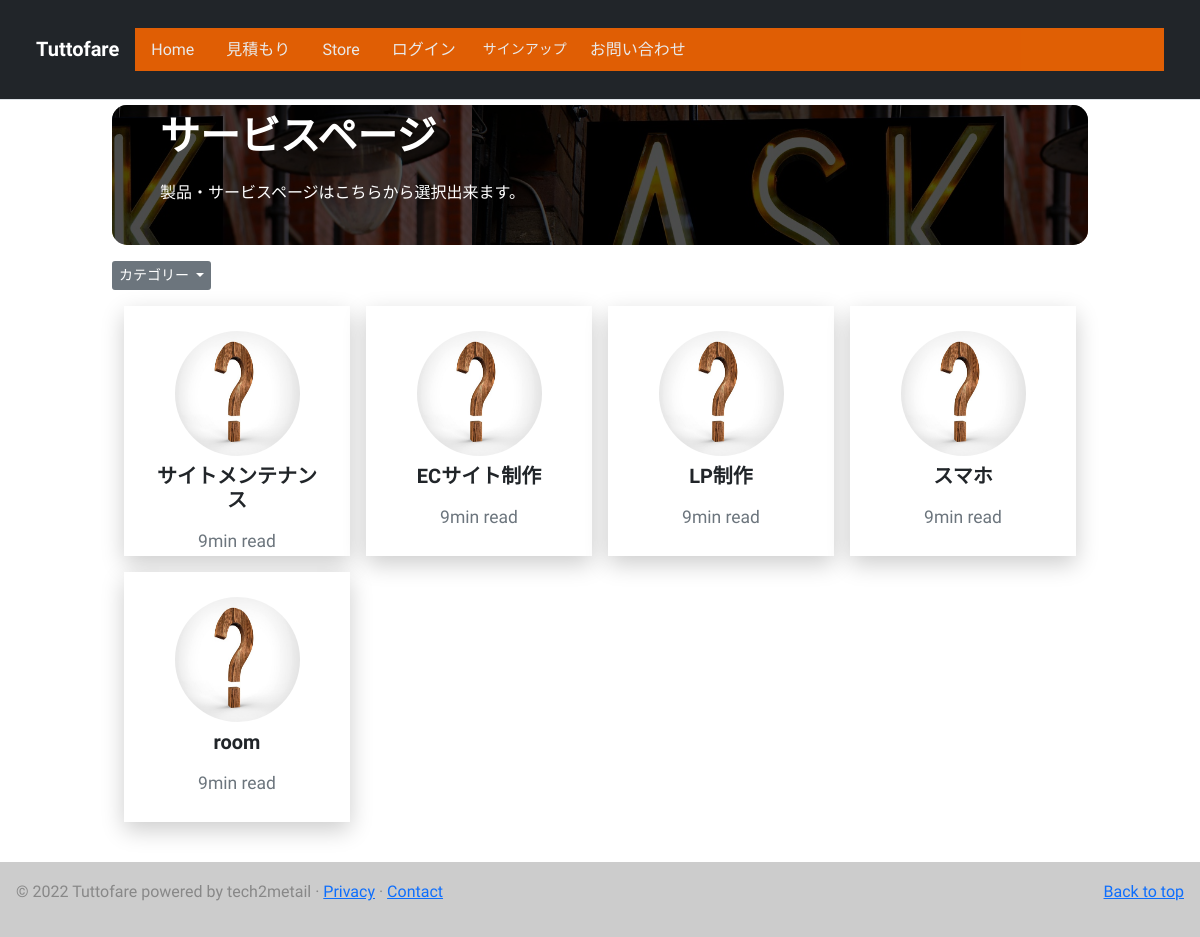
/store/, run on the app's committed database.
### store/models.py (models this page shows, shortened)
class Product(models.Model):
    category = models.ForeignKey(Category, related_name='product', on_delete=models.CASCADE)
    created_by = models.ForeignKey(get_user_model(), on_delete=models.CASCADE, related_name='product_creator')
    title = models.CharField(max_length=255)
    author = models.CharField(max_length=255, default='admin')
    description = models.TextField(blank=True)
    image = models.ImageField(upload_to='store/images/',default='store/images/default.jpg')
    slug = models.SlugField(max_length=255)
    price = models.IntegerField()
    in_stock = models.BooleanField(default=True)
    is_active = models.BooleanField(default=True)
    created = models.DateTimeField(auto_now_add=True)
    updated = models.DateTimeField(auto_now=True)
    class Meta:
        verbose_name_plural = 'Products'
        ordering = ('-created',)

### store/views.py (the view)
# urls.py: path('', views.product_all, name='product_all'),
def product_all(req):
    products = Product.objects.all()
    categories = Category.objects.all()
    context = {'products': products,'categories':categories}
    return render(req, 'store/home.html', context)

### basket/context_processors.py (called while the page is built)
def basket(request):
    return {'basket': Basket(request)}

### templates/store/home.html (shortened to what this page needs)
{% extends '../mainapp/base_index.html' %}{% load static %}
{% block content%}
<div class="page-top"></div>
<div class="container" style="max-width: 1000px">
    <div class="service-title">
        <h1 class="page-top-title pt-2 ps-5">サービスページ</h1>
        <p class="px-5 text-white ">製品・サービスページはこちらから選択出来ます。</p>
    </div>
    {% include './snippets/dropdown.html'%}
    <div class="container mt-3">
        <div class="pb-3 h5">
            <div class="row g-3">
                {% for product in products %}
                <div class="col-lg-3 col-sm-6">
                    <div class="service-item card-effect text-center">
                        <img src="{{product.image.url}}" alt="Responsice image" class="img-fluid">
                        <h5 class="mt-2"><a href="{% url 'store:product_single' product.slug %}"
                                class="text-dark text-decoration-none">{{product.title}}</a></h5>
                        <small class="text-muted">9min read</small>
                    </div>
                </div>
                {% endfor %}
            </div>
        </div>
    </div>
</div>
{%endblock%}

### static/mainapp/styles/style.css (style rules this page uses)
* { text-decoration: none; list-style: none; margin: 0; padding: 0; }
:root { --primary: #f56500; --dark: #21252f; --body: #888; --theme: rgb(13, 142, 223); --box-shadow: 0 8px 22px rgba(0, 0, 0, 0.2); }
body { margin: 0; padding: 0; width: auto; margin-left: auto; margin-right: auto; font-family: 'Sora', sans-serif; line-height: 1.7; color: var(--body); }
h1, h2, h3, h4, h5, .display-4 { color: var(--dark); font-weight: 700; }
.page-top { padding: 50px; }
.card-effect { box-shadow: var(--box-shadow); background-color: #fff; padding: 25px; transition: all 0.35s ease; }
::placeholder { color: orange; }
.card-effect img { height: 120px; margin-left: auto; margin-right: auto; }
.service-item { height: 250px; width: 100%; }
.service-item img { width: 125px; height: 125px; border-radius: 100%; }
.page-top-title { padding-left: 10px; margin-top: 5px; position: relative; padding: 0.25em 1em; color: #fff; }
.service-title { border: none; padding: auto auto; border-radius: 15px; background-image: url("../service.jpg"); background-position: 360px -220px; background-size: 80%; height: 140px; background-attachment: local; position: relative; z-index: -2; }
.service-title:after { border-radius: 15px; content: ""; position: absolute; width: 100%; height: 100%; top: 0; left: 0; background-color: rgba(1, 1, 1, 0.7); z-index: -3; }

### data on the page
Product: image (placeholder picture), title "サイトメンテナンス"
Product: image (placeholder picture), title "ECサイト制作"
Product: image (placeholder picture), title "LP制作"
Product: image (placeholder picture), title "スマホ"
Product: image (placeholder picture), title "room"
